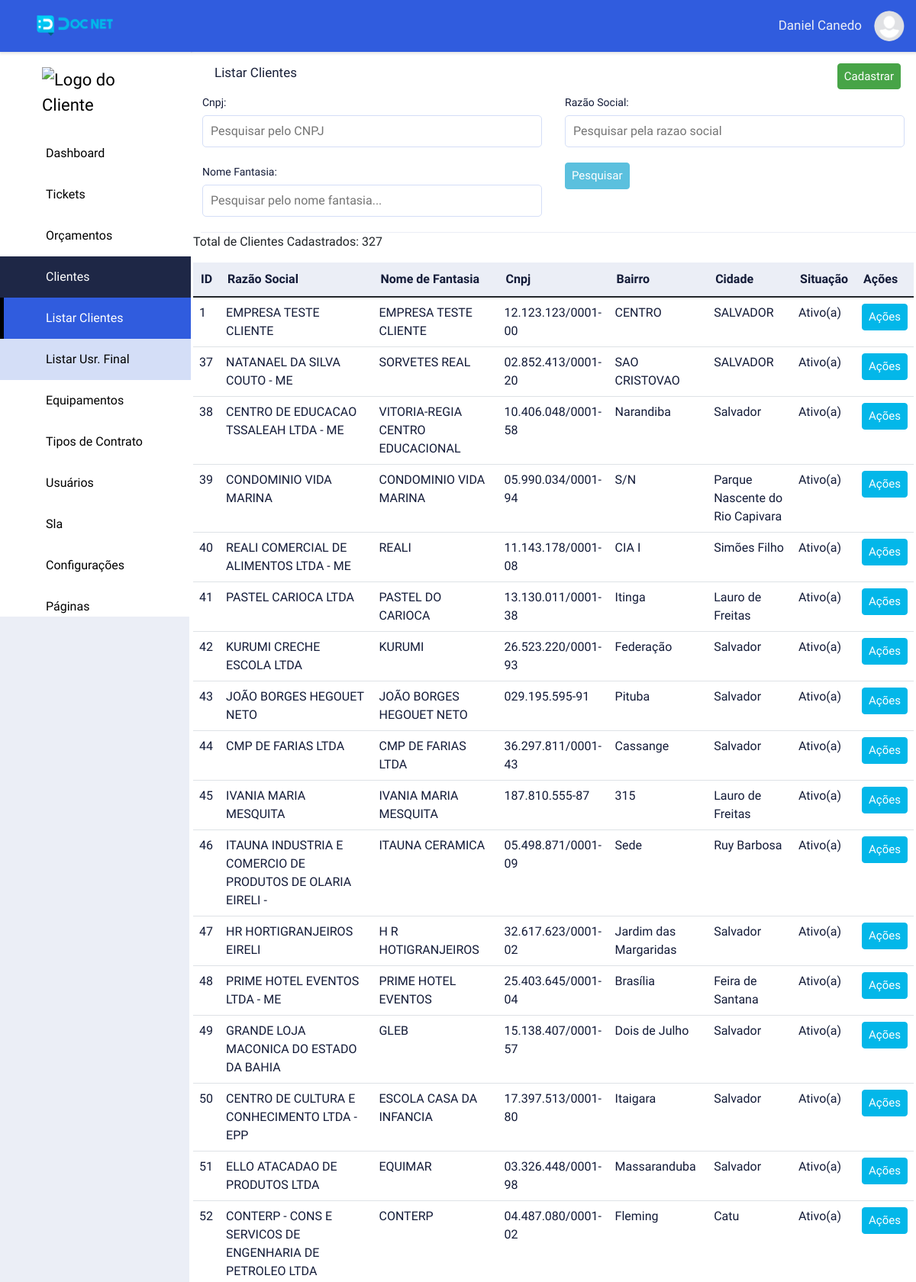
The app's page /list-empresas/index (signed in, upper part) with its own data.
### tables this page shows
CREATE TABLE `adms_levels_pages` (
  `id` int NOT NULL,
  `permission` int NOT NULL DEFAULT '2',
  `order_level_page` int NOT NULL,
  `print_menu` int NOT NULL DEFAULT '2' COMMENT '1 - Apresentar no menu, 2 - Não apresentar no menu',
  `dropdown` int NOT NULL DEFAULT '2' COMMENT '1 - Dropdow , 2 - não dropdow',
  `adms_access_level_id` int NOT NULL,
  `adms_page_id` int NOT NULL,
  `adms_items_menu_id` int NOT NULL DEFAULT '1',
  `created` datetime NOT NULL,
  `modified` datetime DEFAULT NULL
);

CREATE TABLE `adms_pages` (
  `id` int NOT NULL,
  `controller` varchar(220) NOT NULL,
  `metodo` varchar(220) NOT NULL,
  `menu_controller` varchar(220) NOT NULL,
  `menu_metodo` varchar(220) NOT NULL,
  `name_page` varchar(220) NOT NULL,
  `publish` int NOT NULL DEFAULT '2',
  `icon` varchar(45) DEFAULT NULL,
  `obs` text,
  `adms_sits_pgs_id` int NOT NULL DEFAULT '2',
  `adms_types_pgs_id` int NOT NULL,
  `adms_groups_pgs_id` int NOT NULL,
  `created` datetime NOT NULL,
  `modified` datetime DEFAULT NULL
);

CREATE TABLE `adms_items_menus` (
  `id` int NOT NULL,
  `name` varchar(220) NOT NULL,
  `icon` varchar(45) NOT NULL,
  `order_item_menu` int NOT NULL,
  `created` datetime NOT NULL,
  `modified` datetime DEFAULT NULL
);

CREATE TABLE `adms_clientes` (
  `id` int NOT NULL,
  `razao_social` varchar(220) NOT NULL,
  `nome_fantasia` varchar(220) NOT NULL,
  `cnpjcpf` varchar(220) NOT NULL,
  `cep` varchar(15) NOT NULL,
  `logradouro` varchar(220) NOT NULL,
  `bairro` varchar(220) NOT NULL,
  `cidade` varchar(220) NOT NULL,
  `uf` varchar(45) NOT NULL,
  `situacao` int NOT NULL,
  `empresa` int NOT NULL,
  `logo` varchar(220) DEFAULT NULL,
  `created` datetime NOT NULL,
  `modified` datetime DEFAULT NULL
);

CREATE TABLE `adms_sits_empr_unid` (
  `id` int NOT NULL,
  `name` varchar(220) NOT NULL,
  `created` datetime NOT NULL,
  `modified` datetime DEFAULT NULL
);

### app/adms/Views/empresas/listEmpresas.php (the view, shortened to what the rows shown need)
<div class="wrapper">
    <div class="row">
        <table class="table table-hover table-list">
            <thead class="list-head">
                <tr>
                    <th class="list-head-content table-sm-none">ID</th>
                    <th class="list-head-content table-sm-none">Razão Social</th>
                    <th class="list-head-content">Nome de Fantasia</th>
                    <th class="list-head-content table-sm-none">Cnpj</th>
                    <th class="list-head-content table-sm-none">Bairro</th>
                    <th class="list-head-content ">Cidade</th>
                    <th class="list-head-content table-sm-none">Situação</th>
                    <th class="list-head-content">Ações</th>
                </tr>
            </thead>
            <tbody class="list-body">
                <?php
                foreach ($this->data['listEmpresas'] as $empresas) {
                    extract($empresas);
                ?>
                    <tr>
                        <td class="list-body-content table-sm-none"><?php echo $id; ?></td>
                        <td class="list-body-content  table-sm-none"><?php echo $razao_social; ?></td>
                        <td class="list-body-content"><?php echo $nome_fantasia; ?></td>
                        <td class="list-body-content table-sm-none"><?php echo $cnpjcpf; ?></td>
                        <td class="list-body-content table-sm-none"><?php echo $bairro; ?></td>
                        <td class="list-body-content"><?php echo $cidade; ?></td>
                        <td class="list-body-content table-sm-none"><?php echo $name_sit; ?></td>
                        <td class="list-body-content">
                            <div class="dropdown-action">
                                <button onclick="actionDropdown(<?php echo $id; ?>)" class="dropdown-btn-action">Ações</button>
                            </div>
                        </td>
                    </tr>
                <?php
                }
                ?>
            </tbody>
        </table>
    </div>
</div>

### app/adms/Views/include/menu.php (shortened to what the rows shown need)
<?php
$sidebar_active = "";
if (isset($this->data['sidebarActive'])) {
    $sidebar_active = $this->data['sidebarActive'];
}
?>
<div class="content">
    <div class="sidebar">
    <div class="logo-adm">
        <?php
        if(!empty ($_SESSION['set_clie'])){
            echo "<img src='" . URLADM . "app/adms/assets/image/logo/clientes/". $_SESSION['emp_user']."/{$_SESSION['logo_emp_prin']}' width='140' alt='Logo do Cliente'>";
        } else{
            echo "<img src='" . URLADM . "app/adms/assets/image/logo/clientes/icon_user.png' width='140' alt='Logo do Cliente'>";
        }
        ?>
    </div>
        <?php
        if ((isset($this->data['menu'])) and ($this->data['menu'])) {
            $count_drop_start = 0;
            $count_drop_end = 0;
            foreach ($this->data['menu'] as $item_menu) {
                extract($item_menu);
                $active_item_menu = "";
                if ($sidebar_active == $menu_controller) {
                    $active_item_menu = "active";
                }
                if ($dropdown == 1) {
                    if ($count_drop_start != $id_itm_men) {
                        if (($count_drop_end == 1) and ($count_drop_start != 0)) {
                            echo "</div>";
                            $count_drop_end = 0;
                        }
                        echo "<button class='dropdown-btn btn-active$id_itm_men'>";
                        echo "<i class='icon $icon_itm_men'></i><span>$name_itm_men</span><i class='fa-solid fa-caret-down'></i>";
                        echo "</button>";
                        echo "<div class='dropdown-container cont-active$id_itm_men'>";
                    }
                    echo "<a href='" . URLADM . "$menu_controller/$menu_metodo' class='sidebar-nav active$id_itm_men $active_item_menu'><i class='icon $icon'></i><span></span>$name_page</a>";
                    $count_drop_start = $id_itm_men;
                    $count_drop_end = 1;
                } else {
                    if ($count_drop_end == 1) {
                        echo "</div>";
                        $count_drop_end = 0;
                    }
                    echo "<a href='" . URLADM . "$menu_controller/$menu_metodo' class='sidebar-nav $active_item_menu'><i class='icon $icon'></i><span></span>$name_page</a>";
                }
            }
        }
        ?>
    </div>

### records on screen
adms_levels_pages: adms_page.name_page "Dashboard"
adms_levels_pages: adms_items_menu.name "Tickets"
adms_levels_pages: adms_items_menu.name "Orçamentos"
adms_levels_pages: adms_items_menu.name "Clientes", adms_page.name_page "Listar Clientes"
adms_levels_pages: adms_page.name_page "Listar Usr. Final"
adms_levels_pages: adms_items_menu.name "Equipamentos"
adms_levels_pages: adms_items_menu.name "Tipos de Contrato"
adms_levels_pages: adms_items_menu.name "Usuários"
adms_levels_pages: adms_items_menu.name "Sla"
adms_levels_pages: adms_items_menu.name "Configurações"
adms_levels_pages: adms_items_menu.name "Páginas"
adms_clientes: id "1", razao_social "EMPRESA TESTE CLIENTE", nome_fantasia "EMPRESA TESTE CLIENTE", cnpjcpf "12.123.123/0001-00", bairro "CENTRO", cidade "SALVADOR", situacao.name "Ativo(a)"
adms_clientes: id "37", razao_social "NATANAEL DA SILVA COUTO - ME", nome_fantasia "SORVETES REAL", cnpjcpf "02.852.413/0001-20", bairro "SAO CRISTOVAO", cidade "SALVADOR", situacao.name "Ativo(a)"
adms_clientes: id "38", razao_social "CENTRO DE EDUCACAO TSSALEAH LTDA - ME", nome_fantasia "VITORIA-REGIA CENTRO EDUCACIONAL", cnpjcpf "10.406.048/0001-58", bairro "Narandiba", cidade "Salvador", situacao.name "Ativo(a)"
adms_clientes: id "39", razao_social "CONDOMINIO VIDA MARINA", nome_fantasia "CONDOMINIO VIDA MARINA", cnpjcpf "05.990.034/0001-94", bairro "S/N", cidade "Parque Nascente do Rio Capivara", situacao.name "Ativo(a)"
adms_clientes: id "40", razao_social "REALI COMERCIAL DE ALIMENTOS LTDA - ME", nome_fantasia "REALI", cnpjcpf "11.143.178/0001-08", bairro "CIA I", cidade "Simões Filho", situacao.name "Ativo(a)"
adms_clientes: id "41", razao_social "PASTEL CARIOCA LTDA", nome_fantasia "PASTEL DO CARIOCA", cnpjcpf "13.130.011/0001-38", bairro "Itinga", cidade "Lauro de Freitas", situacao.name "Ativo(a)"
adms_clientes: id "42", razao_social "KURUMI CRECHE ESCOLA LTDA", nome_fantasia "KURUMI", cnpjcpf "26.523.220/0001-93", bairro "Federação", cidade "Salvador", situacao.name "Ativo(a)"
adms_clientes: id "43", razao_social "JOÃO BORGES HEGOUET NETO", nome_fantasia "JOÃO BORGES HEGOUET NETO", cnpjcpf "029.195.595-91", bairro "Pituba", cidade "Salvador", situacao.name "Ativo(a)"
adms_clientes: id "44", razao_social "CMP DE FARIAS LTDA", nome_fantasia "CMP DE FARIAS LTDA", cnpjcpf "36.297.811/0001-43", bairro "Cassange", cidade "Salvador", situacao.name "Ativo(a)"
adms_clientes: id "45", razao_social "IVANIA MARIA MESQUITA", nome_fantasia "IVANIA MARIA MESQUITA", cnpjcpf "187.810.555-87", bairro "315", cidade "Lauro de Freitas", situacao.name "Ativo(a)"
adms_clientes: id "46", razao_social "ITAUNA INDUSTRIA E COMERCIO DE PRODUTOS DE OLARIA EIRELI -", nome_fantasia "ITAUNA CERAMICA", cnpjcpf "05.498.871/0001-09", bairro "Sede", cidade "Ruy Barbosa", situacao.name "Ativo(a)"
adms_clientes: id "47", razao_social "HR HORTIGRANJEIROS EIRELI", nome_fantasia "H R HOTIGRANJEIROS", cnpjcpf "32.617.623/0001-02", bairro "Jardim das Margaridas", cidade "Salvador", situacao.name "Ativo(a)"
adms_clientes: id "48", razao_social "PRIME HOTEL EVENTOS LTDA - ME", nome_fantasia "PRIME HOTEL EVENTOS", cnpjcpf "25.403.645/0001-04", bairro "Brasília", cidade "Feira de Santana", situacao.name "Ativo(a)"
adms_clientes: id "49", razao_social "GRANDE LOJA MACONICA DO ESTADO DA BAHIA", nome_fantasia "GLEB", cnpjcpf "15.138.407/0001-57", bairro "Dois de Julho", cidade "Salvador", situacao.name "Ativo(a)"
adms_clientes: id "50", razao_social "CENTRO DE CULTURA E CONHECIMENTO LTDA - EPP", nome_fantasia "ESCOLA CASA DA INFANCIA", cnpjcpf "17.397.513/0001-80", bairro "Itaigara", cidade "Salvador", situacao.name "Ativo(a)"
adms_clientes: id "51", razao_social "ELLO ATACADAO DE PRODUTOS LTDA", nome_fantasia "EQUIMAR", cnpjcpf "03.326.448/0001-98", bairro "Massaranduba", cidade "Salvador", situacao.name "Ativo(a)"
adms_clientes: id "52", razao_social "CONTERP - CONS E SERVICOS DE ENGENHARIA DE PETROLEO LTDA", nome_fantasia "CONTERP", cnpjcpf "04.487.080/0001-02", bairro "Fleming", cidade "Catu", situacao.name "Ativo(a)"

### other values on screen
$_SESSION['user_nickname'] "Daniel Canedo"
$_SESSION['resultado'] "327"
